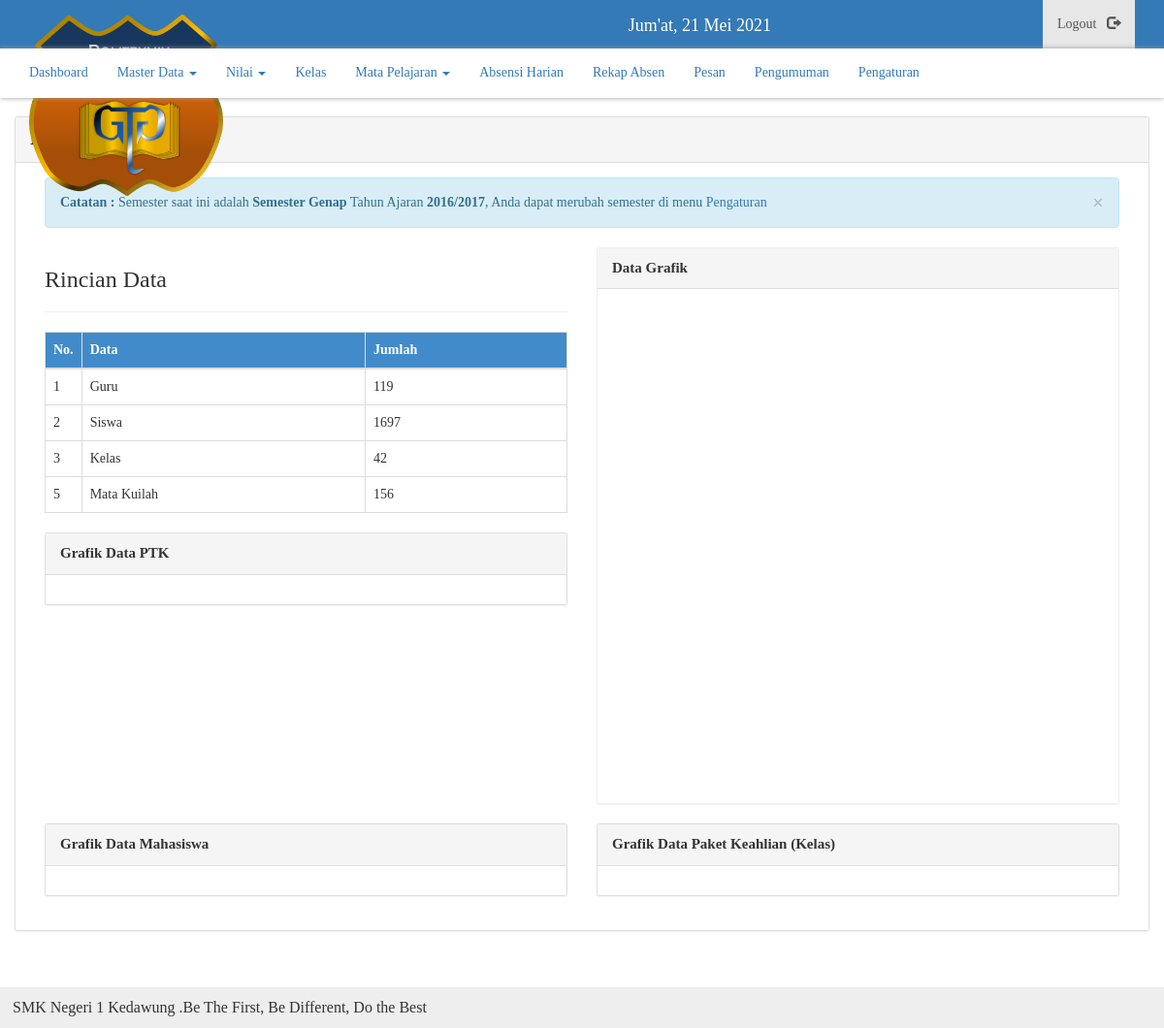
The app's page /admin/dashboard (signed in) with its own data.
### tables this page shows
CREATE TABLE `tbl_semester` (
  `id` int(11) NOT NULL,
  `semester` enum('Ganjil','Genap') NOT NULL,
  `tahun_ajaran` varchar(50) NOT NULL,
  `lain` text NOT NULL
);

CREATE TABLE `tbl_info` (
  `id` int(11) NOT NULL,
  `isi` text NOT NULL
);

### function/main.php (called while the page is built, shortened)
<?php
function base($folder)
{
	$url = "http://localhost:9000/siakad/".$folder;
	return $url;
}
function get($sql)
{
	global $link;
	if ($x = mysqli_query($link, $sql) or die(mysqli_error($link))) {
		return $x;
	}
}
function hitung($table, $params=Null)
{
	if ($params == NUll) {
		$sql = "SELECT * FROM $table ";
	} else {
		$sql = "SELECT * FROM $table WHERE $params ";
	}
	return get($sql);
}
function select($column, $table, $params=NULL)
{
	if ($params != NULL) {
		$sql = "SELECT $column FROM $table WHERE $params ";
	} else {
		$sql = "SELECT $column FROM $table ";
	}
	return get($sql);
}
?>

### admin/index.php (the view, shortened to what this page needs)
<?php
$page = @$_GET['page'];
$guru = hitung('tbl_guru');
$siswa = hitung('tbl_siswa');
$kelas = hitung('tbl_kelas');
$mapel = hitung('tbl_mapel');
$jum_guru = mysqli_num_rows($guru);
$jum_siswa = mysqli_num_rows($siswa);
$jum_kelas = mysqli_num_rows($kelas);
$jum_mapel = mysqli_num_rows($mapel);
$sms = select('*', 'tbl_semester', "id=1 LIMIT 1");
$o = mysqli_fetch_object($sms);
$angka = 1;
?>
<!DOCTYPE html>
<html>
  <head>
  </head>
  <link rel="stylesheet" href="<?= base('assets/css/admin.css'); ?>" media="screen" title="no title">
  <link rel="stylesheet" href="<?= base('assets/css/bootstrap.css'); ?>" media="screen" title="no title">
  <link rel="stylesheet" href="<?= base('assets/css/sweetalert.css'); ?>" media="screen" title="no title">
  <link rel="stylesheet" href="<?= base('assets/dataTables/css/dataTables.bootstrap.css'); ?>" media="screen" title="no title">
  <body>
    <?php include_once '../templates/header.php'; ?>
    <nav class="navbar navbar-second navbar-fixed-top" style="margin-top:50px;">
      <div class="container">
        <div class="row">
          <div class="collapse navbar-collapse navbar-left">
            <ul class="nav navbar-nav">
              <li class="active"><a href="<?= base('admin/dashboard'); ?>">Dashboard</a></li>
              <li class="dropdown data-utama">
                <a class="dropdown-toggle" id="dropdown" data-toggle="dropdown" href="#" role="button" aria-haspopup="true" aria-expanded="false">Master Data <span class="caret"></span> </a>
              </li>
              <li class="dropdown data-nilai">
                <a class="dropdown-toggle" id="dropdown" data-toggle="dropdown" href="#" role="button" aria-haspopup="true" aria-expanded="false">Nilai <span class="caret"></span></a>
              </li>
              <li><a href="<?= base('admin/kelas'); ?>">Kelas</a></li>
              <li class="dropdown data-mapel">
                <a href="<?= base('admin/mata-pelajaran'); ?>">Mata Pelajaran  <span class="caret"></span></a>
              </li>
              <li><a href="<?= base('admin/absensi-harian'); ?>">Absensi Harian</a></li>
              <li><a href="<?= base('admin/rekap-absensi'); ?>">Rekap Absen</a></li>
              <li><a href="<?= base('admin/pesan'); ?>">Pesan</a></li>
              <li><a href="<?= base('admin/pengumuman'); ?>">Pengumuman</a></li>
              <li><a href="<?= base('admin/pengaturan'); ?>">Pengaturan</a></li>
            </ul>
          </div>
        </div>
      </div>
    </nav>
    <div class="container" id="content">
      <div class="row">
        <div class="panel panel-default">
          <div class="panel-heading">
          </div>
          <div class="panel-body">
            <?php
              if ($page == "") {
                if ($angka == 1) {
            ?>
                <div class="col-md-12">
                  <div class="alert alert-info" role="alert">
                    <strong>Catatan :</strong>
                    Semester saat ini adalah <strong>Semester <?= $o->semester; ?></strong> Tahun Ajaran <strong><?= $o->tahun_ajaran; ?></strong>, Anda dapat merubah semester di menu
                    <a href="<?= base('admin/pengaturan'); ?>">Pengaturan</a>
                    <button type="button" class="close" data-dismiss="alert" aria-label="Close"><span aria-hidden="true">&times;</span></button>
                  </div>
                </div>
                <?php
                } else { } ?>
                <div class="col-md-6 graphic">
                  <h3>Rincian Data</h3>
                  <hr>
                  <table class="table table-bordered">
                    <thead>
                      <tr>
                        <th width="30px;">No.</th>
                        <th>Data</th>
                        <th>Jumlah</th>
                      </tr>
                    </thead>
                    <tbody>
                      <tr>
                        <td>1</td>
                        <td>Guru</td>
                        <td><?= $jum_guru; ?></td>
                      </tr>
                      <tr>
                        <td>2</td>
                        <td>Siswa</td>
                        <td><?= $jum_siswa; ?></td>
                      </tr>
                      <tr>
                        <td>3</td>
                        <td>Kelas</td>
                        <td><?= $jum_kelas; ?></td>
                      </tr>
                      <tr>
                        <td>5</td>
                        <td>Mata Kuilah</td>
                        <td><?= $jum_mapel; ?></td>
                      </tr>
                    </tbody>
                  </table>
                  <div class="panel panel-default">
                    <div class="panel-heading">Grafik Data PTK</div>
                    <div class="panel-body">
                    </div>
                  </div>
                </div>
                <div class="col-md-6 graphic">
                  <div class="panel panel-default" style="border:1px solid #efefef;">
                    <div class="panel-heading" style="font-size: 15px;">
                      Data Grafik
                    </div>
                    <div class="panel-body">
                      <div id="donutchart" style="width: auto; height: 500px;">
                      </div>
                    </div>
                  </div>
                </div>
                <div class="col-md-6 graphic">
                  <div class="panel panel-default">
                    <div class="panel-heading">
                      Grafik Data Mahasiswa
                    </div>
                    <div class="panel-body">
                    </div>
                  </div>
                </div>
                <div class="col-md-6 graphic">
                  <div class="panel panel-default">
                    <div class="panel-heading">
                      Grafik Data Paket Keahlian (Kelas)
                    </div>
                    <div class="panel-body">
                    </div>
                  </div>
                </div>
            <?php
              } else if($page == "jadwal") {
                include_once 'inc/jadwal.php';
              } else if($page == "tambah-jadwal") {
                include_once 'inc/tambah-jadwal.php';
              } else if($page == "hapus-jadwal") {
                include_once 'inc/delete-jadwal.php';
              } else if($page == "edit-jadwal") {
                include_once 'inc/edit-jadwal.php';
              } else if($page == "guru") {
                include_once 'inc/guru.php';
              } else if($page == "edit-guru") {
                include_once 'inc/edit-guru.php';
              } else if($page == "ubah-foto") {
                include_once 'inc/ubah-foto.php';
              } else if ($page == "delete-guru") {
                include_once 'inc/delete-guru.php';
              } else if($page == "tambah-guru") {
                include_once 'inc/tambah-guru.php';
              } else if($page == "siswa") {
                include_once 'inc/siswa.php';
              } else if($page == "detail-siswa") {
                include_once 'inc/detail-siswa.php';
              } else if($page == "hapus-siswa") {
                include_once 'inc/delete-siswa.php';
              } else if($page == "tambah-siswa") {
                include_once 'inc/tambah-siswa.php';
              } else if($page == "edit-siswa") {
                include_once 'inc/edit-siswa.php';
              } else if($page == "nilai") {
                include_once 'inc/nilai.php';
              } else if($page == "entry-nilai") {
                include_once 'inc/entry-nilai.php';
              } else if($page == "entry-nilai-rapot") {
                include_once 'inc/entry-rapot.php';
              } else if($page == "mata-pelajaran") {
                include_once 'inc/mapel.php';
              } else if($page == "tambah-mata-pelajaran") {
                include_once 'inc/tambah-mapel.php';
              } else if($page == "edit-mata-pelajaran") {
                include_once 'inc/edit-mapel.php';
              } else if($page == "delete-mapel") {
                include_once 'inc/delete-mapel.php';
              } else if($page == "kelas") {
                include_once 'inc/kelas.php';
              } else if($page == "detail-kelas") {
                include_once 'inc/detail-kelas.php';
              } else if($page == "tambah-kelas") {
                include_once 'inc/tambah-kelas.php';
              } else if($page == "edit-kelas") {
                include_once 'inc/edit-kelas.php';
              } else if($page == "hapus-kelas") {
                include_once 'inc/delete-kelas.php';
              } else if($page == "import-siswa") {
                include_once 'inc/import-siswa.php';
              } else if($page == "import-guru") {
                include_once 'inc/import-guru.php';
              } else if($page == "import-kelas") {
                include_once 'inc/import-kelas.php';
              } else if($page == "import-kkm") {
                include_once 'inc/import-kkm.php';
              } else if($page == "import-mapel") {
                include_once 'inc/import-mapel.php';
              } elseif ($page == "import-deskripsi") {
                include_once 'inc/import-deskripsi.php';
              } elseif ($page == "deskripsi") {
                include_once 'inc/deskripsi.php';
              } elseif ($page == "edit-deskripsi") {
                include_once 'inc/edit-deskripsi.php';
              } elseif ($page == "data-kkm") {
                include_once 'inc/kkm.php';
              } elseif ($page == "edit-kkm") {
                include_once 'inc/edit-kkm.php';
              } else if($page == "absensi-harian") {
                include_once 'inc/absensi-harian.php';
              } else if($page == "rekap-harian") {
                include_once 'inc/rekap-harian.php';
              } else if($page == "rekap-absensi") {
                include_once 'inc/rekap-absensi.php';
              } else if($page == "absensi-kelas") {
                include_once 'inc/absen-kelas.php';
              } else if($page == "absensi-mata-pelajaran") {
                include_once 'inc/absen-mapel.php';
              } else if($page == "deskripsi"){
                include_once 'inc/deskripsi.php';
              } else if($page == "pesan") {
                include_once 'inc/pesan.php';
              } else if($page == "delete-pesan") {
                include_once 'inc/delete-pesan.php';
              } else if($page == "hasil-nilai") {
                include_once 'inc/result-nilai.php';
              } else if($page == "tambah-admin") {
                include_once 'inc/tambah-admin.php';
              } else if($page == "pengumuman") {
                include_once 'inc/pengumuman.php';
              } else if($page == "pengaturan") {
                include_once 'inc/pengaturan.php';
              } else if($page == "delete-admin") {
                include_once 'inc/delete-admin.php';
              } else if($page == "edit-admin") {
                include_once 'inc/edit-admin.php';
              } else if($page == "edit-sekolah") {
                include_once 'inc/edit-sekolah.php';
              } else {
                echo "<script>sweetAlert('Oops!', 'Halaman tidak ditemukan!', 'error');</script>";
                echo location(base('admin/dashboard'));
              }
            ?>
          </div>
        </div>
      </div>
    </div>
    <?php include_once '../templates/footer.php'; ?>

### templates/footer.php
<?php
$rt = select("*", "tbl_info", "id=1 LIMIT 1");
$run = mysqli_fetch_assoc($rt);
?>
<footer>
  <marquee>
    <?= $run['isi']; ?>
  </marquee>
</footer>
</body>
</html>

### assets/css/admin.css (style rules this page uses)
* { margin: 0; padding: 0; text-decoration: none; list-style:none; }
body { background-image: url('../../images/wallup.jpg'); background-size: cover; background-attachment: fixed; }
.panel, .table, .btn, .form-control, #sidebar { border-radius: 2.5px !important; }
.navbar-second { background: #fff !important; box-shadow: 0px 0px 5px #999; }
#content { margin-top: 120px; margin-bottom: 30px !important; padding-bottom: 50px !important; }
.graphic .panel > .panel-heading { font-size: 15px !important; }

### assets/css/style.css (style rules this page uses)
* { margin: 0; padding: 0; text-decoration: none; list-style:none; font-family: "Roboto Slab"; }
body { background-attachment: fixed !important; }
nav { border-radius: 0px !important; }
.panel, .table, .btn, .form-control, #sidebar { border-radius: 2.5px !important; }
thead { background: #428bca; color: #fff; }
footer { position: fixed; width: 100% !important; margin-top: 20px; background: #eee; padding: 13px; font-size: 16px; line-height: 16px; bottom: 0 !important; }
#content .panel-heading { font-size: 18px; font-weight: bold; }

### records on screen
tbl_semester: semester "Genap", tahun_ajaran "2016/2017"
tbl_info: isi "SMK Negeri 1 Kedawung .Be The First, Be Different, Do the Best"

### other values on screen
$jum_guru "119"
$jum_siswa "1697"
$jum_kelas "42"
$jum_mapel "156"
